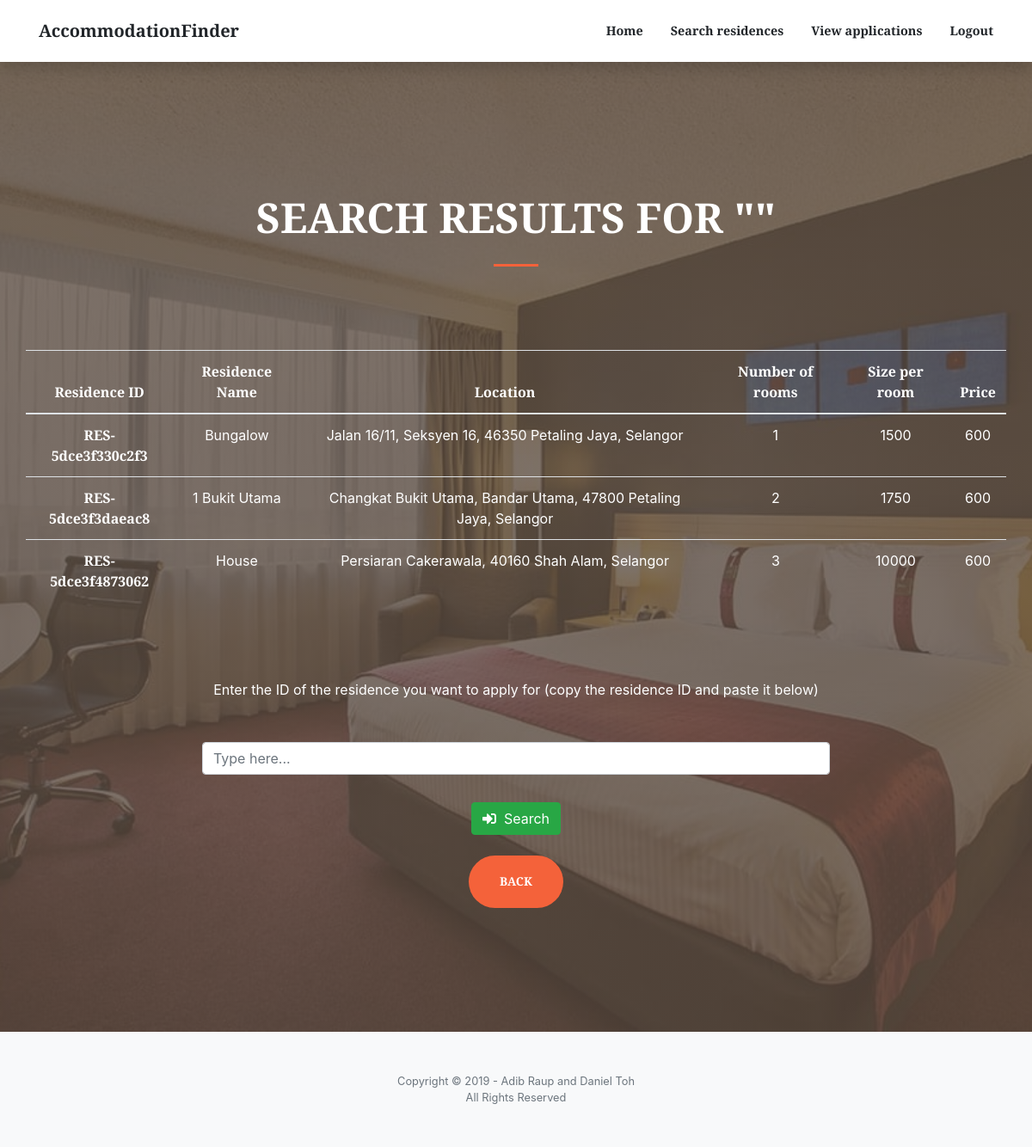
/accommodationList.php, run on the app's committed database.
### tables this page shows
CREATE TABLE `residence` (
  `resID` varchar(20) NOT NULL,
  `resName` varchar(30) NOT NULL,
  `address` varchar(100) NOT NULL,
  `numUnits` int(10) NOT NULL,
  `sizePerUnit` int(10) NOT NULL,
  `monthlyRental` int(10) NOT NULL,
  `username` varchar(30) NOT NULL,
  PRIMARY KEY (`resID`),
  FOREIGN KEY (`username`) REFERENCES users(`username`)
);

### accommodationList.php (the view, shortened to what this page needs)
<!DOCTYPE html>
<html lang="en">
<head>
  <link href="vendor/fontawesome-free/css/all.min.css" rel="stylesheet" type="text/css">
  <link href="vendor/magnific-popup/magnific-popup.css" rel="stylesheet">
  <link href="css/creative3.5.min.css" rel="stylesheet">
</head>
<body id="page-top">
  <form action="retrieveRoomAction.php" method="post">
  <nav class="navbar navbar-expand-lg navbar-light fixed-top py-3" id="mainNav">
    <div class="container">
      <a class="navbar-brand js-scroll-trigger" href="index.html">AccommodationFinder</a>
      <div class="collapse navbar-collapse" id="navbarResponsive">
        <ul class="navbar-nav ml-auto my-2 my-lg-0">
          <li class="nav-item">
            <a class="nav-link js-scroll-trigger" href="applicantHome.php">Home</a>
          </li>
          <li class="nav-item">
            <a class="nav-link js-scroll-trigger" href="searchAccommodation.html">Search residences</a>
          </li>
          <li class="nav-item">
            <a class="nav-link js-scroll-trigger" href="applicantViewApplications.php">View applications</a>
          </li>
          <li class="nav-item">
            <a class="nav-link js-scroll-trigger" href="index.html">Logout</a>
          </li>
        </ul>
      </div>
    </div>
  </nav>
  <header class="masthead">
    <div class="container h-100">
      <div class="row h-100 align-items-center justify-content-center text-center">
        <div class="col-lg-10 align-self-end">
          <h1 class="text-uppercase text-white font-weight-bold"><font size="7">Search results for "<?php echo $_SESSION["resName"] ?>"</font></h1>
          <hr class="divider my-4">
        </div>
          <table class="table table-hover" border="0" width="300%">
            <thead>
              <tr>
                <th><font color="white">Residence ID</font></th>
                <th><font color="white">Residence Name</font></th>
                <th><font color="white">Location</font></th>
                <th><font color="white">Number of rooms</font></th>
                <th><font color="white">Size per room</font></th>
                <th><font color="white">Price</font></th>
              </tr>
            </thead>
            <tbody>
              <?php
                $servername = "localhost";
                $username = "root";
                $password = "";
                $conn = new mysqli($servername, $username, $password);
                $conn->select_db("accommodationfinder");
                $searchKeyword = "%".$_SESSION["resName"]."%";
                $lq = "SELECT * FROM residence WHERE resName LIKE '$searchKeyword'
                OR address LIKE '$searchKeyword' OR resID LIKE '$searchKeyword'";
                $res = $conn->query($lq);
                foreach($res as $opt){
              ?>
                <tr>
                  <th scope="row" name="resid" class="resid" id="resid"><font color="white">
                    <?php echo $opt['resID']?></font></th>
                  <td class="name"><font color="white"><?php echo $opt['resName']?></font></td>
                  <td class="location"><font color="white"><?php echo $opt['address']?></font></td>
                  <td class="norooms"><font color="white"><?php echo $opt['numUnits']?></font></td>
                  <td class="sizeroom"><font color="white"><?php echo $opt['sizePerUnit']?></font></td>
                  <td class="price"><font color="white"><?php echo $opt['monthlyRental']?></font></td>
                </tr>
              <?php }?>
            </tbody>
          </table>
          <div class="col-lg-8 align-self-baseline">
            <p class="text-white-75 font-weight-light mb-5"><font size="3" color="white"><b>Enter the ID of the
              residence you want to apply for (copy the residence ID and paste it below)</b></font></p>
            <div class="form-group has-danger">
                <div class="input-group mb-2 mr-sm-2 mb-sm-0">
                    <input type="search" name="room" class="form-control" id="room"
                    placeholder="Type here..." required autofocus ></input>
                </div>
            </div>
            <div class="row" style="padding-top: 1rem">
                <div class="col-md-3"></div>
                <div class="col-md-6">
                    <button type="submit" class="btn btn-success"><i class="fas fa-sign-in-alt"></i>&nbsp  Search</button>
                </div>
            </div><br>
            <a class="btn btn-primary btn-xl js-scroll-trigger" href="searchAccommodation.html">Back</a>
          </div>
      </div>
    </div>
  </header>
</form>
  <footer class="bg-light py-5">
    <div class="container">
      <div class="small text-center text-muted">Copyright &copy; 2019 - Adib Raup and Daniel Toh</div>
      <div class="small text-center text-muted">All Rights Reserved</div>
    </div>
  </footer>
</body>
</html>

### data on the page
residence: resID "RES-5dce3f330c2f3", resName "Bungalow", address "Jalan 16/11, Seksyen 16, 46350 Petaling Jaya, Selangor", numUnits "1", sizePerUnit "1500", monthlyRental "600"
residence: resID "RES-5dce3f3daeac8", resName "1 Bukit Utama", address "Changkat Bukit Utama, Bandar Utama, 47800 Petaling Jaya, Selangor", numUnits "2", sizePerUnit "1750", monthlyRental "600"
residence: resID "RES-5dce3f4873062", resName "House", address "Persiaran Cakerawala, 40160 Shah Alam, Selangor", numUnits "3", sizePerUnit "10000", monthlyRental "600"
